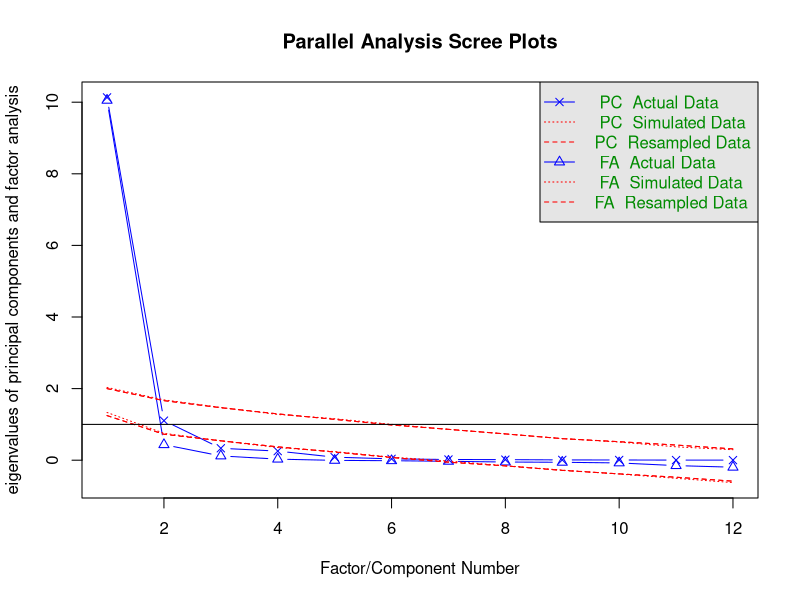
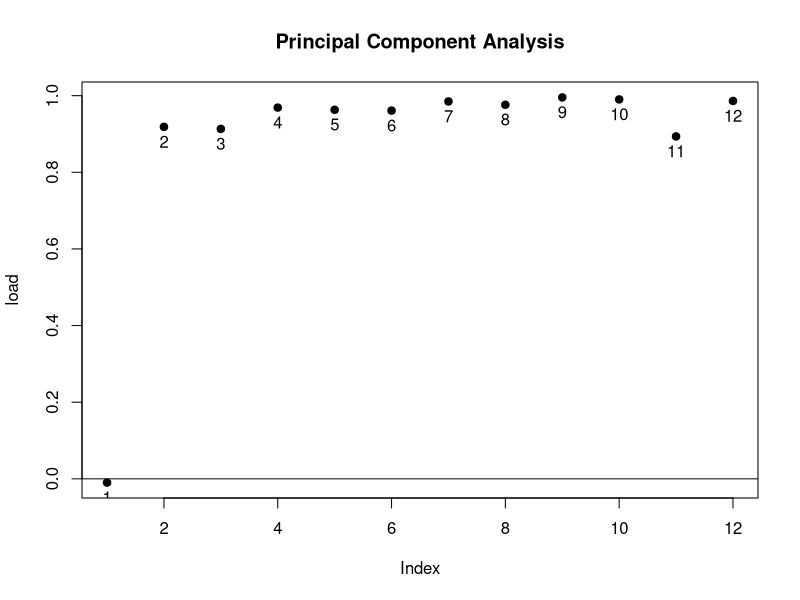
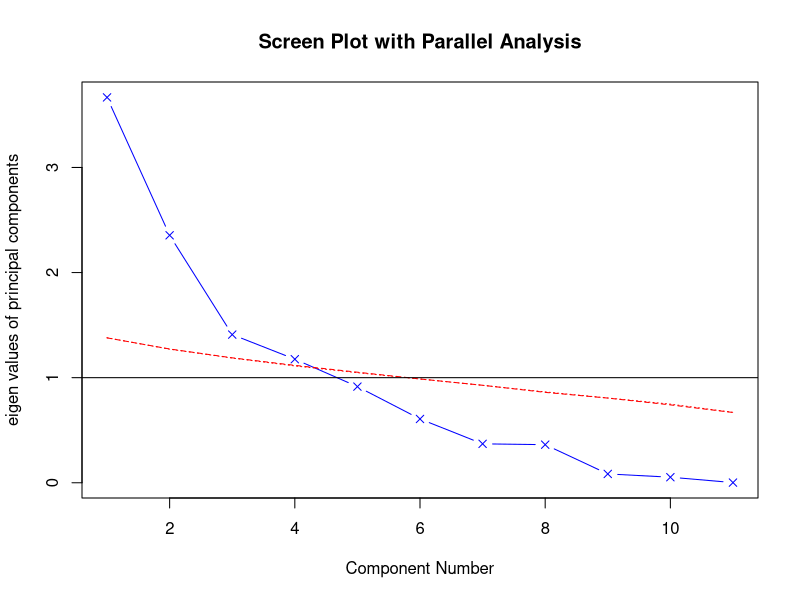
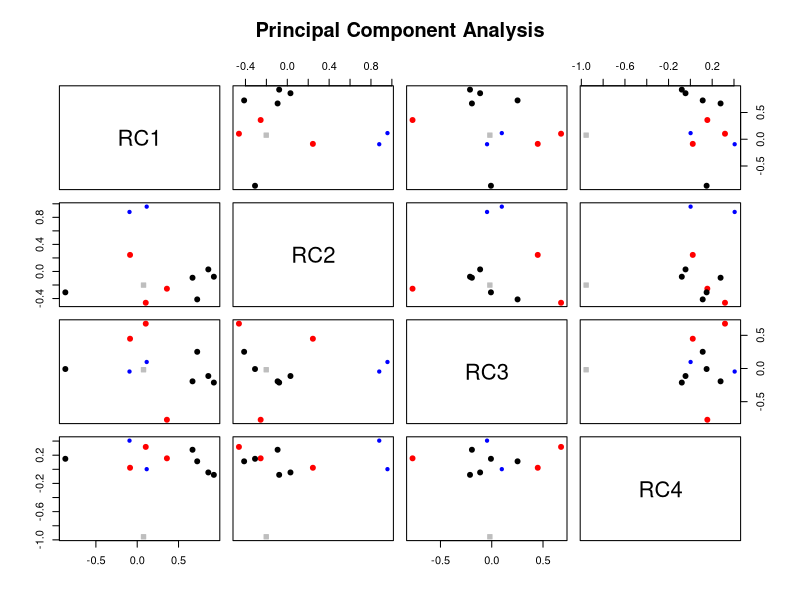
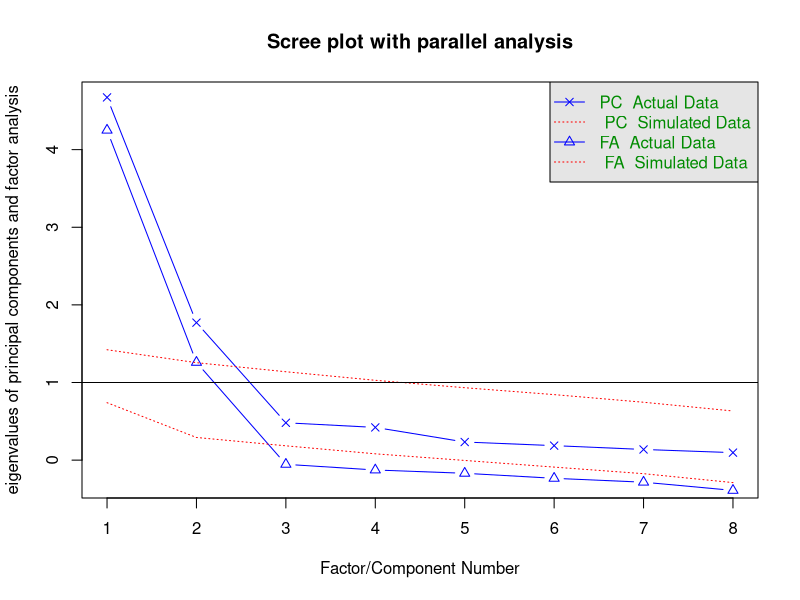
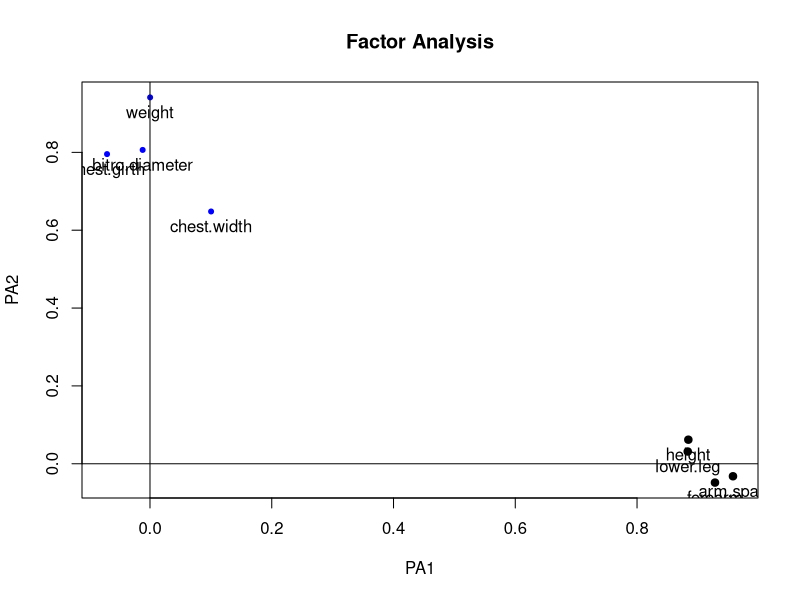
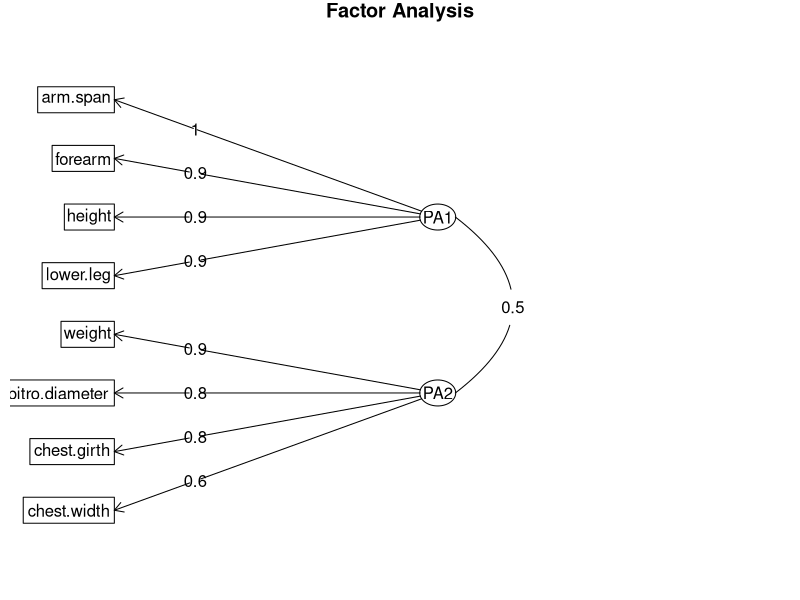
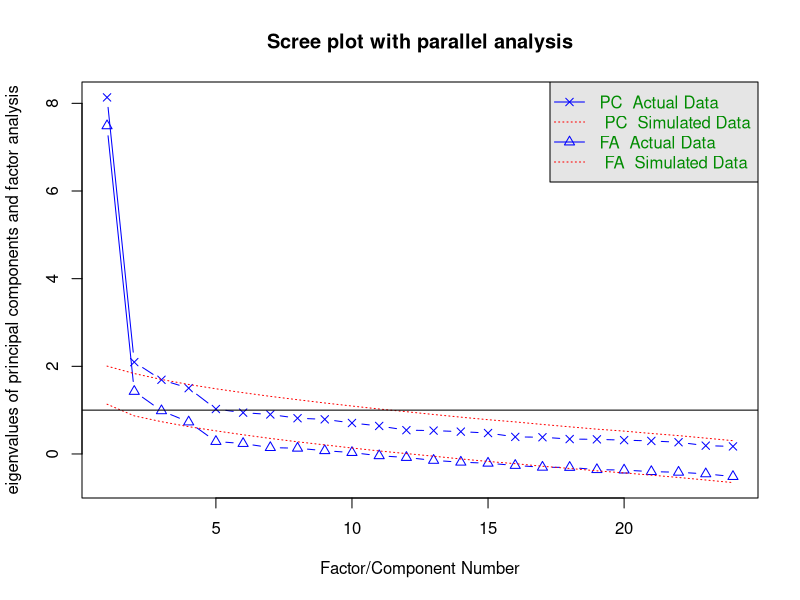

R code for these plots, in order:
## ---- chunk 1
library(psych)
data <-USJudgeRatings
fa.parallel(data)
pc<-principal(data[,-1],nfactors=1)
pc
rc<- principal(data,nfactors=1,rotate = "varimax", scores = TRUE)
rc
scores <- rc$scores
scores
factor.plot(rc)
## ---- chunk 2
library(psych)
library(readxl)
data2<- read_excel("Glass Identification Data.xlsx")
fa.parallel(data2, n.iter = 100,fa="pc",show.legend = FALSE, main = "Screen Plot with Parallel Analysis")
library(GPArotation)
pc2 <- principal(data2, nfactors = 4, rotate = "none")
pc2
rc2 <- principal(data2,nfactors = 4,rotate = "Varimax", scores = TRUE)
rc2
scores <- rc2$scores
head(scores)
factor.plot(rc2)
## ---- chunk 3
data3 <- Harman23.cor
library(GPArotation)
library(psych)
options(digits = 2)
covariances <- Harman23.cor$cov
correlations <- cov2cor(covariances)
correlations
fa.parallel(correlations, n.obs = 112,fa="both", n.iter = 100, main = "Scree plot with parallel analysis")
fa <- fa(correlations, nfactors = 2, rotate = "none", fm="pa")
fa
fa.varimax <- fa(correlations,nfactors=2, rotate="varimax", fm="pa")
fa.varimax
fa.promax <- fa(correlations,nfactors=2, rotate="promax", fm="pa")
fa.promax
factor.plot(fa.promax, labels = rownames(fa.promax$loadings))
fa.diagram(fa.promax,simple = FALSE)

## ---- chunk 4
data4 <- Harman74.cor
fa.parallel(data4$cov,fa="both", n.iter = 100, main = "Scree plot with parallel analysis")
Scaled <-dist(data4$cov, method = "euclidean", diag = FALSE, upper = FALSE, p = 2)
Scaling <- cmdscale(Scaled,k=2)
Scaling
factor.plot(Scaling)

## ---- chunk 5
library(readxl)
data5<- read_excel("Vertebral Column Data.xlsx")
str(data5)
fa.parallel(data5[,-7],fa="both", n.iter = 100, main = "Scree plot with parallel analysis")
Scaled2 <-dist(data5[,-7], method = "euclidean", diag = FALSE, upper = FALSE, p = 2)
MultScale <- cmdscale(Scaled2,k=2)
MultScale
factor.plot(MultScale)

